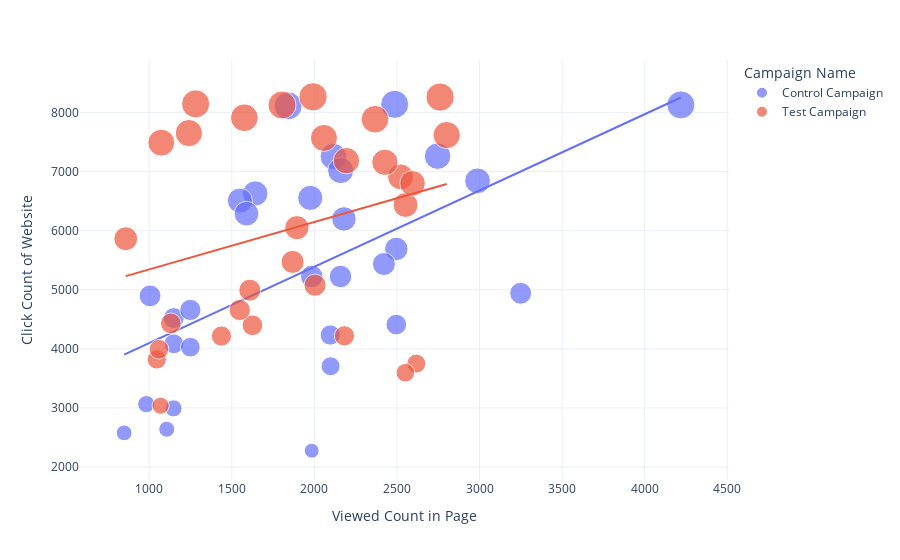

The cell this chart's notebook holds for it:
### Markdown cell above
### Graph-5
**The Test Campaign generated a significantly higher Total Amount of 76,892 compared to the Control Campaign, which resulted in a Total Amount of 68,653. This suggests that the Test Campaign was more successful in driving revenue and sales..**

**Percentage Distribution: The pie chart visually represents the distribution of the Total Amount between the two campaigns. The larger orange segment representing the Test Campaign (52.8%) indicates a higher share of the overall revenue, while the blue segment representing the Control Campaign (47.2%) accounts for the remaining portion.**

Suggests that the strategies or changes implemented during the Test Campaign were successful in driving more revenue and sales

### Code cell
graph_6 = px.scatter(data_frame = test_data,
                    x = 'Viewed Count in Page',
                    y = 'Click Count of Website',
                    size = 'Click Count of Website',
                    color = 'Campaign Name',
                    trendline = 'ols')
graph_6.show()

### Figure 1 — Plotly figure (JSON) as saved in the notebook; plotly's stock layout.template omitted (floating-point values rounded to 4 significant figures)
{"data": [{"hovertemplate": "Campaign Name=Control Campaign<br>Viewed Count in Page=%{x}<br>Click Count of Website=%{marker.size}<extra></extra>", "legendgroup": "Control Campaign", "marker": {"color": "#636efa", "size": [8110, 5691, 5224, 4521, 7253, 4085, 7260, 3065, 4234, 5224, 4941, 2277, 6628, 5435, 7016, 2993, 4658, 6508, 8127, 6287, 8137, 4410, 2640, 3706, 2578, 6554, 4896, 6198, 6843, 4028], "sizemode": "area", "sizeref": 20.66, "symbol": "circle"}, "mode": "markers", "name": "Control Campaign", "orientation": "v", "showlegend": true, "type": "scatter", "x": [1841, 2496, 1984, 1149, 2115, 1149, 2746, 982, 2096, 2158, 3249, 1984, 1642, 2421, 2159, 1147, 1249, 1549, 4219, 1589, 2486, 2496, 1106, 2098, 848, 1975, 1005, 2179, 2988, 1249], "xaxis": "x", "y": [8110, 5691, 5224, 4521, 7253, 4085, 7260, 3065, 4234, 5224, 4941, 2277, 6628, 5435, 7016, 2993, 4658, 6508, 8127, 6287, 8137, 4410, 2640, 3706, 2578, 6554, 4896, 6198, 6843, 4028], "yaxis": "y"}, {"hovertemplate": "<b>OLS trendline</b><br>Click Count of Website = 1.29091 * Viewed Count in Page + 2806.57<br>R<sup>2</sup>=0.326221<br><br>Campaign Name=Control Campaign<br>Viewed Count in Page=%{x}<br>Click Count of Website=%{y} <b>(trend)</b><extra></extra>", "legendgroup": "Control Campaign", "marker": {"color": "#636efa", "symbol": "circle"}, "mode": "lines", "name": "Control Campaign", "showlegend": false, "type": "scatter", "x": [848, 982, 1005, 1106, 1147, 1149, 1149, 1249, 1249, 1549, 1589, 1642, 1841, 1975, 1984, 1984, 2096, 2098, 2115, 2158, 2159, 2179, 2421, 2486, 2496, 2496, 2746, 2988, 3249, 4219], "xaxis": "x", "y": [3901.0, 4074.0, 4104.0, 4234.0, 4287.0, 4290.0, 4290.0, 4419.0, 4419.0, 4806.0, 4858.0, 4926.0, 5183.0, 5356.0, 5368.0, 5368.0, 5512.0, 5515.0, 5537.0, 5592.0, 5594.0, 5619.0, 5932.0, 6016.0, 6029.0, 6029.0, 6351.0, 6664.0, 7001.0, 8253.0], "yaxis": "y"}, {"hovertemplate": "Campaign Name=Test Campaign<br>Viewed Count in Page=%{x}<br>Click Count of Website=%{marker.size}<extra></extra>", "legendgroup": "Test Campaign", "marker": {"color": "#EF553B", "size": [7910, 7568, 4399, 6909, 7156, 8144, 5863, 3820, 7885, 5077, 3750, 7488, 4993, 3993, 4657, 7617, 8259, 4216, 6050, 8125, 7651, 8264, 4221, 4431, 6435, 7184, 3596, 3038, 6800, 5471], "sizemode": "area", "sizeref": 20.66, "symbol": "circle"}, "mode": "markers", "name": "Test Campaign", "orientation": "v", "showlegend": true, "type": "scatter", "x": [1576, 2058, 1625, 2522, 2427, 1281, 858, 1046, 2367, 2004, 2617, 1073, 1609, 1059, 1548, 2801, 2761, 1437, 1894, 1804, 1240, 1992, 2182, 1131, 2552, 2194, 2551, 1069, 2594, 1868], "xaxis": "x", "y": [7910, 7568, 4399, 6909, 7156, 8144, 5863, 3820, 7885, 5077, 3750, 7488, 4993, 3993, 4657, 7617, 8259, 4216, 6050, 8125, 7651, 8264, 4221, 4431, 6435, 7184, 3596, 3038, 6800, 5471], "yaxis": "y"}, {"hovertemplate": "<b>OLS trendline</b><br>Click Count of Website = 0.801598 * Viewed Count in Page + 4542.96<br>R<sup>2</sup>=0.078623<br><br>Campaign Name=Test Campaign<br>Viewed Count in Page=%{x}<br>Click Count of Website=%{y} <b>(trend)</b><extra></extra>", "legendgroup": "Test Campaign", "marker": {"color": "#EF553B", "symbol": "circle"}, "mode": "lines", "name": "Test Campaign", "showlegend": false, "type": "scatter", "x": [858, 1046, 1059, 1069, 1073, 1131, 1240, 1281, 1437, 1548, 1576, 1609, 1625, 1804, 1868, 1894, 1992, 2004, 2058, 2182, 2194, 2367, 2427, 2522, 2551, 2552, 2594, 2617, 2761, 2801], "xaxis": "x", "y": [5231.0, 5381.0, 5392.0, 5400.0, 5403.0, 5450.0, 5537.0, 5570.0, 5695.0, 5784.0, 5806.0, 5833.0, 5846.0, 5989.0, 6040.0, 6061.0, 6140.0, 6149.0, 6193.0, 6292.0, 6302.0, 6440.0, 6488.0, 6565.0, 6588.0, 6589.0, 6622.0, 6641.0, 6756.0, 6788.0], "yaxis": "y"}], "layout": {"autosize": true, "legend": {"itemsizing": "constant", "title": {"text": "Campaign Name"}, "tracegroupgap": 0}, "margin": {"t": 60}, "xaxis": {"anchor": "y", "autorange": true, "domain": [0, 1], "range": [622.6, 4462.0], "title": {"text": "Viewed Count in Page"}, "type": "linear"}, "yaxis": {"anchor": "x", "autorange": true, "domain": [0, 1], "range": [1613.0, 9187.0], "title": {"text": "Click Count of Website"}, "type": "linear"}}}
